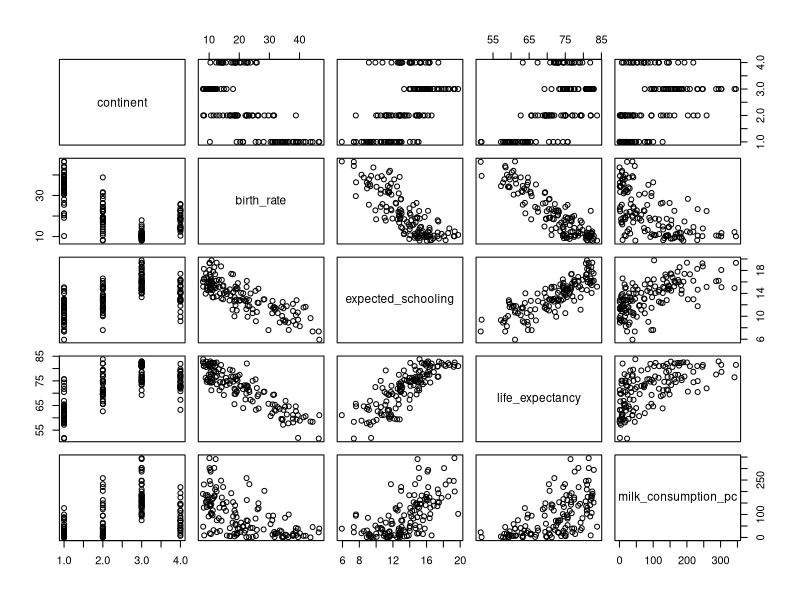
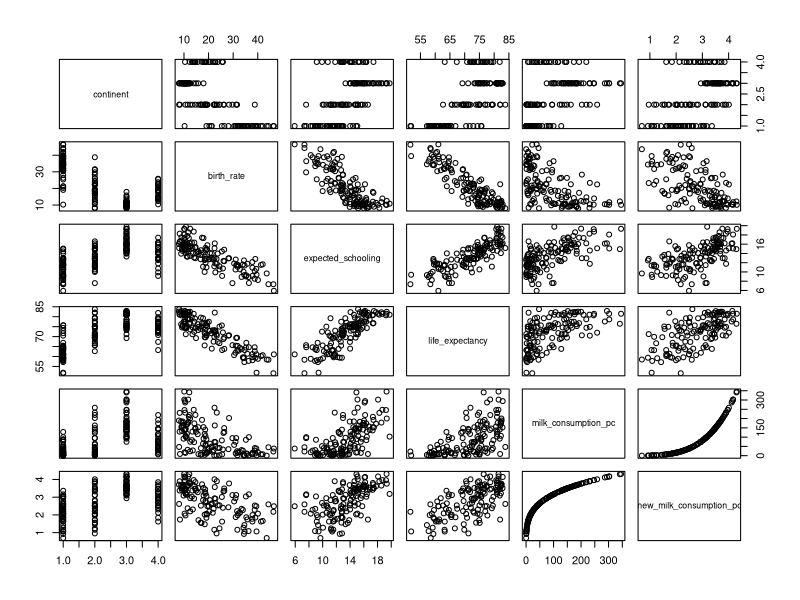
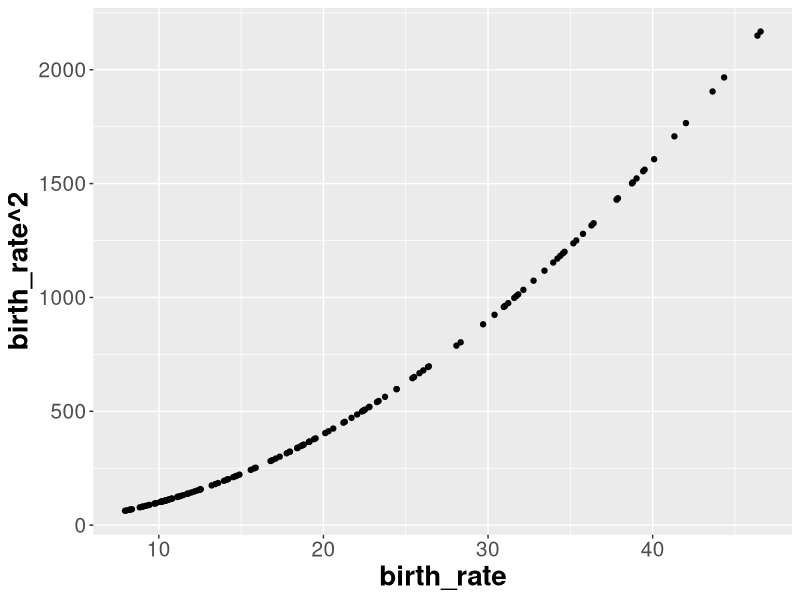
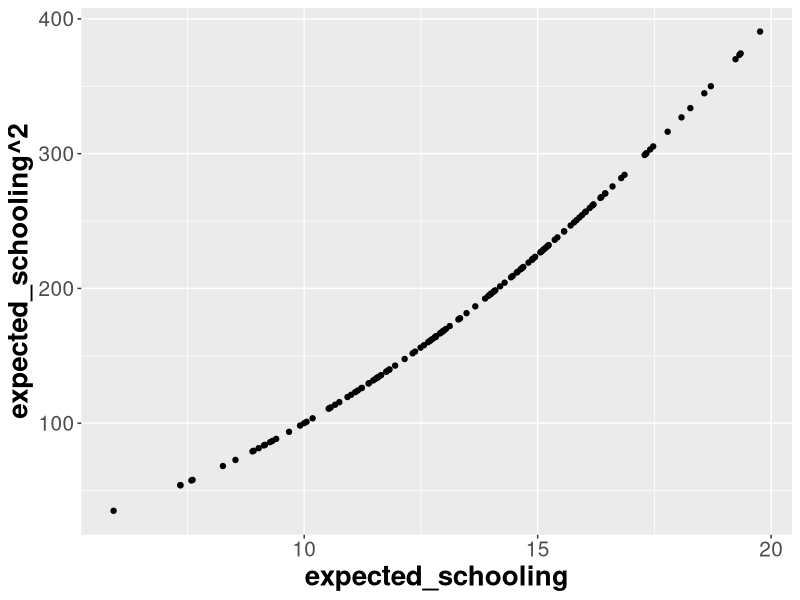
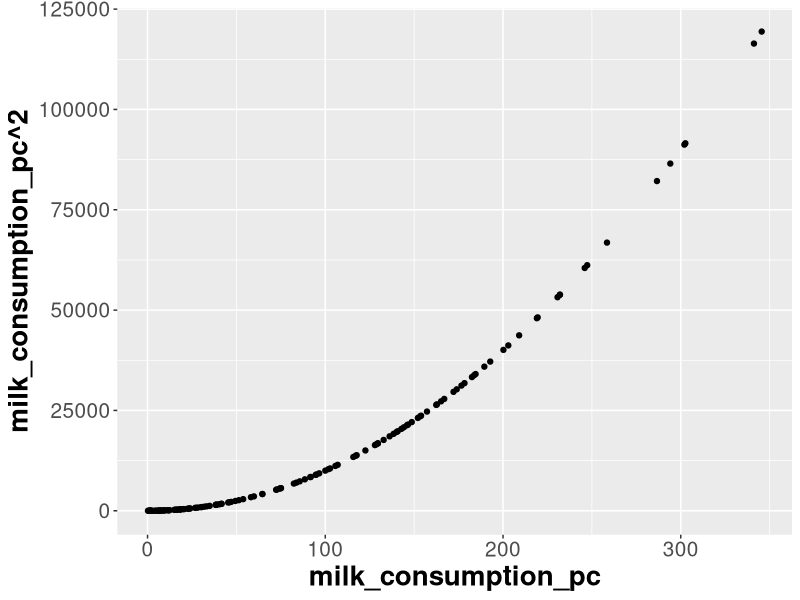
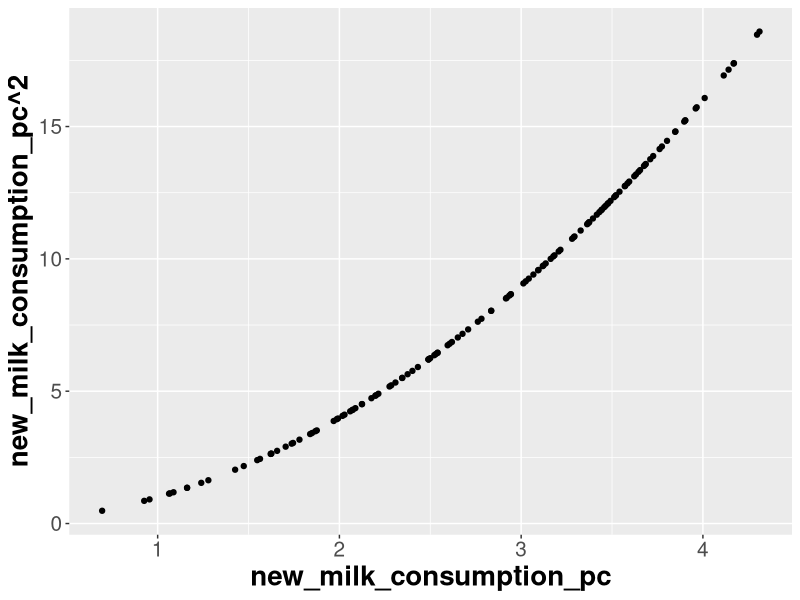
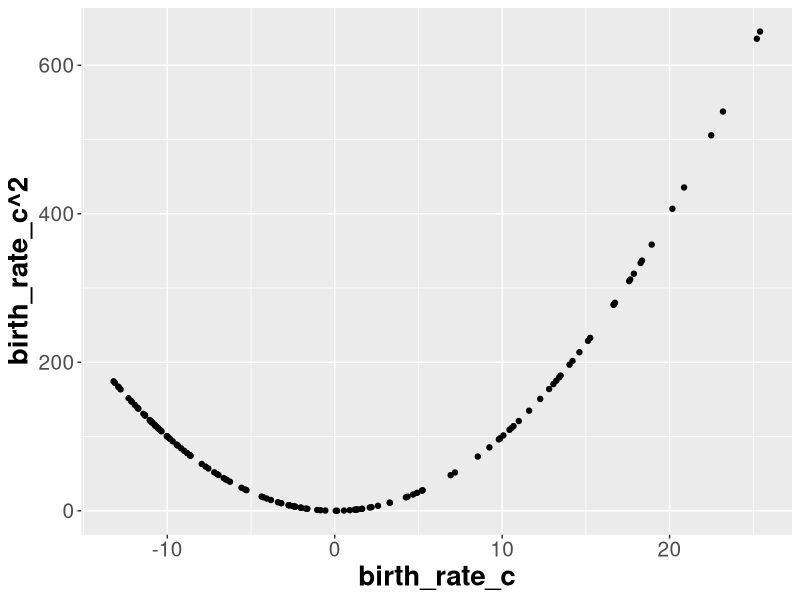
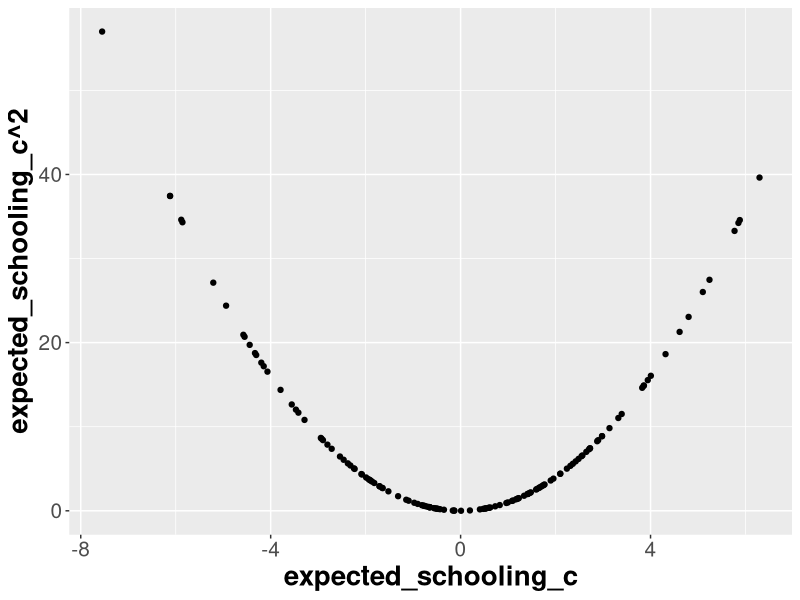

R code for these plots, in order:
## ---- chunk 1
library(tidyverse)
library(gridExtra)
## ---- chunk 2
#| warning: false
#| message: false

# limpa área de trabalho
rm(list = ls())

# carrega pacote `tidyverse`
library(tidyverse)

# carrega dados
owid <- read_delim("data/owid.csv", delim = ",", col_names = TRUE)

# codifica variável `continent` como fator
owid$continent <- as.factor(owid$continent)

str(owid)
## ---- chunk 3
# Filtrando os dados para o ano de 2015
model1_data <- owid %>% filter(year == 2015)

# Selecionando somente as variáveis de interesse
model1_data <- model1_data[, c(1, 5, 15, 18, 19)]

# Retirando os dados referentes a oceania
model1_data <- subset(model1_data, model1_data$continent != "Oceania")

# Juntando os dados referentes às Américas do Norte e Sul
model1_data <- model1_data %>%
    mutate(continent = dplyr::recode(continent, "North America" = "America", "South America" = "America"))
## ---- chunk 4
# Gráfico de dispersão dos dados
plot(model1_data)
## ---- chunk 5
model1_data <- model1_data |>
  mutate(new_milk_consumption_pc  = milk_consumption_pc^0.25) 
## ---- chunk 6
# Gráfico de dispersão dos dados
plot(model1_data)
## ---- chunk 7
cor(model1_data$birth_rate, model1_data$expected_schooling)
## ---- chunk 8
cor(model1_data$birth_rate, model1_data$milk_consumption_pc)
## ---- chunk 9
cor(model1_data$expected_schooling, model1_data$milk_consumption_pc)
## ---- chunk 10
cor(model1_data$birth_rate,model1_data$new_milk_consumption_pc)
## ---- chunk 11
cor(model1_data$birth_rate,model1_data$new_milk_consumption_pc)
## ---- chunk 12
cor(model1_data$expected_schooling,model1_data$new_milk_consumption_pc)
## ---- chunk 13
# Correlação para birth rate
cor(model1_data$birth_rate, model1_data$birth_rate^2)
## ---- chunk 14
# Correlação para expected schooling
cor(model1_data$expected_schooling, model1_data$expected_schooling^2)
## ---- chunk 15
# Correlação para milk_consumption_pc
cor(model1_data$milk_consumption_pc, model1_data$milk_consumption_pc^2)
## ---- chunk 16
# Correlação para a variavel transformada de milk_consumption_pc
cor(model1_data$new_milk_consumption_pc, model1_data$new_milk_consumption_pc^2)
## ---- chunk 17
#| layout-ncol: 3

ggplot(model1_data, aes(x = birth_rate, y = birth_rate^2)) +
    geom_point() +
    theme(
        axis.text = element_text(size = 15),
        axis.title = element_text(size = 20, face = "bold")
    )

ggplot(model1_data, aes(x = expected_schooling, y = expected_schooling^2)) +
    geom_point() +
    theme(
        axis.text = element_text(size = 15),
        axis.title = element_text(size = 20, face = "bold")
    )

ggplot(model1_data, aes(x = milk_consumption_pc, y = milk_consumption_pc^2)) +
    geom_point() +
    theme(
        axis.text = element_text(size = 15),
        axis.title = element_text(size = 20, face = "bold")
    )

ggplot(model1_data, aes(x = new_milk_consumption_pc, y = new_milk_consumption_pc^2)) +
    geom_point() +
    theme(
        axis.text = element_text(size = 15),
        axis.title = element_text(size = 20, face = "bold")
    )
## ---- chunk 18
# Criando variáveis quantitativas centralizadas
model1_data <- model1_data %>%
    mutate(
        birth_rate_c = birth_rate - mean(birth_rate),
        expected_schooling_c = expected_schooling - mean(expected_schooling),
        milk_consumption_pc_c = milk_consumption_pc - mean(milk_consumption_pc),
        new_milk_consumption_pc_c = new_milk_consumption_pc - mean(new_milk_consumption_pc)
    )

## ---- chunk 19
# Correlação para birth rate
cor(model1_data$birth_rate_c, model1_data$birth_rate_c^2)
## ---- chunk 20
# Correlação para expected schooling
cor(model1_data$expected_schooling_c, model1_data$expected_schooling_c^2)
## ---- chunk 21
# Correlação para milk_consumption_pc
cor(model1_data$milk_consumption_pc_c, model1_data$milk_consumption_pc_c^2)
## ---- chunk 22
# Correlação para a variavel transformada de milk_consumption_pc
cor(model1_data$new_milk_consumption_pc_c, model1_data$new_milk_consumption_pc_c^2)
## ---- chunk 23
#| layout-ncol: 3
ggplot(model1_data, aes(x = birth_rate_c, y = birth_rate_c^2)) +
    geom_point() +
    theme(
        axis.text = element_text(size = 15),
        axis.title = element_text(size = 20, face = "bold")
    )

ggplot(model1_data, aes(x = expected_schooling_c, y = expected_schooling_c^2)) +
    geom_point() +
    theme(
        axis.text = element_text(size = 15),
        axis.title = element_text(size = 20, face = "bold")
    )

ggplot(model1_data, aes(x = milk_consumption_pc_c, y = milk_consumption_pc_c^2)) +
    geom_point() +
    theme(
        axis.text = element_text(size = 15),
        axis.title = element_text(size = 20, face = "bold")
    )

ggplot(model1_data, aes(x = new_milk_consumption_pc_c, y = new_milk_consumption_pc_c^2)) +
    geom_point() +
    theme(
        axis.text = element_text(size = 15),
        axis.title = element_text(size = 20, face = "bold")
    )
## ---- chunk 24
cor(model1_data$birth_rate_c, model1_data$expected_schooling_c)
## ---- chunk 25
cor(model1_data$birth_rate_c, model1_data$milk_consumption_pc_c)
## ---- chunk 26
cor(model1_data$expected_schooling_c, model1_data$milk_consumption_pc_c)
## ---- chunk 27
cor(model1_data$birth_rate_c, model1_data$new_milk_consumption_pc_c)
## ---- chunk 28
cor(model1_data$expected_schooling_c, model1_data$milk_consumption_pc_c)
## ---- chunk 29
# Modelo de regressão linear com as variáveis explicativas "birth_rate_c", "expected_schooling_c" e "milk_consumption_pc_c"

# Modelo polinomial de segunda ordem completo com as variáveis quantitativas
model1_quant <- lm(
    life_expectancy ~ I(birth_rate_c^2) + I(expected_schooling_c^2) + I(milk_consumption_pc_c^2) + birth_rate_c * expected_schooling_c + birth_rate_c * milk_consumption_pc_c + expected_schooling_c * milk_consumption_pc_c,data = model1_data)


summary(model1_quant)
## ---- chunk 30
# modelo que inclui as variáveis explicativas qualitativas
m_quant <- lm(
    life_expectancy ~ birth_rate_c * expected_schooling_c, data = model1_data
)
## ---- chunk 31
# modelo que inclui as variáveis explicativas qualitativas
m_quali <- lm(
    life_expectancy ~ birth_rate_c * expected_schooling_c + continent, data = model1_data
)

# resumo do modelo
summary(m_quali)
## ---- chunk 32
# Teste ANOVA
anova(m_quant, m_quali, test="F")

## ---- chunk 33
m_all <- lm(
    life_expectancy ~ birth_rate_c*expected_schooling_c + continent:birth_rate_c + continent : expected_schooling_c + continent, data = model1_data 
)

anova(m_all)
